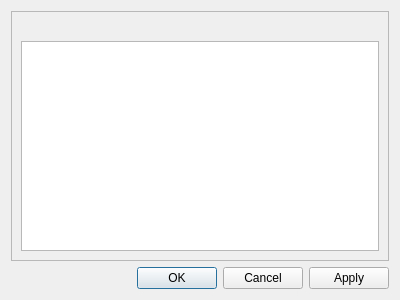
<?xml version="1.0" encoding="UTF-8"?>
<ui version="4.0">
 <class>settingsDialog</class>
 <widget class="QDialog" name="settingsDialog">
  <property name="geometry">
   <rect>
    <x>0</x>
    <y>0</y>
    <width>400</width>
    <height>300</height>
   </rect>
  </property>
  <property name="windowTitle">
   <string>Settings dialog</string>
  </property>
  <layout class="QVBoxLayout" name="verticalLayout">
   <item>
    <widget class="QScrollArea" name="scrollArea">
     <property name="widgetResizable">
      <bool>true</bool>
     </property>
     <widget class="QWidget" name="scrollAreaWidgetContents">
      <property name="geometry">
       <rect>
        <x>0</x>
        <y>0</y>
        <width>380</width>
        <height>250</height>
       </rect>
      </property>
      <layout class="QVBoxLayout" name="verticalLayout_2">
       <item>
        <widget class="QLabel" name="label">
         <property name="text">
          <string/>
         </property>
        </widget>
       </item>
       <item>
        <widget class="QTableView" name="tableView">
         <attribute name="horizontalHeaderStretchLastSection">
          <bool>true</bool>
         </attribute>
        </widget>
       </item>
      </layout>
     </widget>
    </widget>
   </item>
   <item>
    <widget class="QDialogButtonBox" name="buttonBox">
     <property name="orientation">
      <enum>Qt::Horizontal</enum>
     </property>
     <property name="standardButtons">
      <set>QDialogButtonBox::Apply|QDialogButtonBox::Cancel|QDialogButtonBox::Ok</set>
     </property>
    </widget>
   </item>
  </layout>
 </widget>
 <resources/>
 <connections>
  <connection>
   <sender>buttonBox</sender>
   <signal>accepted()</signal>
   <receiver>settingsDialog</receiver>
   <slot>accept()</slot>
   <hints>
    <hint type="sourcelabel">
     <x>227</x>
     <y>281</y>
    </hint>
    <hint type="destinationlabel">
     <x>157</x>
     <y>274</y>
    </hint>
   </hints>
  </connection>
  <connection>
   <sender>buttonBox</sender>
   <signal>rejected()</signal>
   <receiver>settingsDialog</receiver>
   <slot>reject()</slot>
   <hints>
    <hint type="sourcelabel">
     <x>295</x>
     <y>287</y>
    </hint>
    <hint type="destinationlabel">
     <x>286</x>
     <y>274</y>
    </hint>
   </hints>
  </connection>
 </connections>
</ui>
